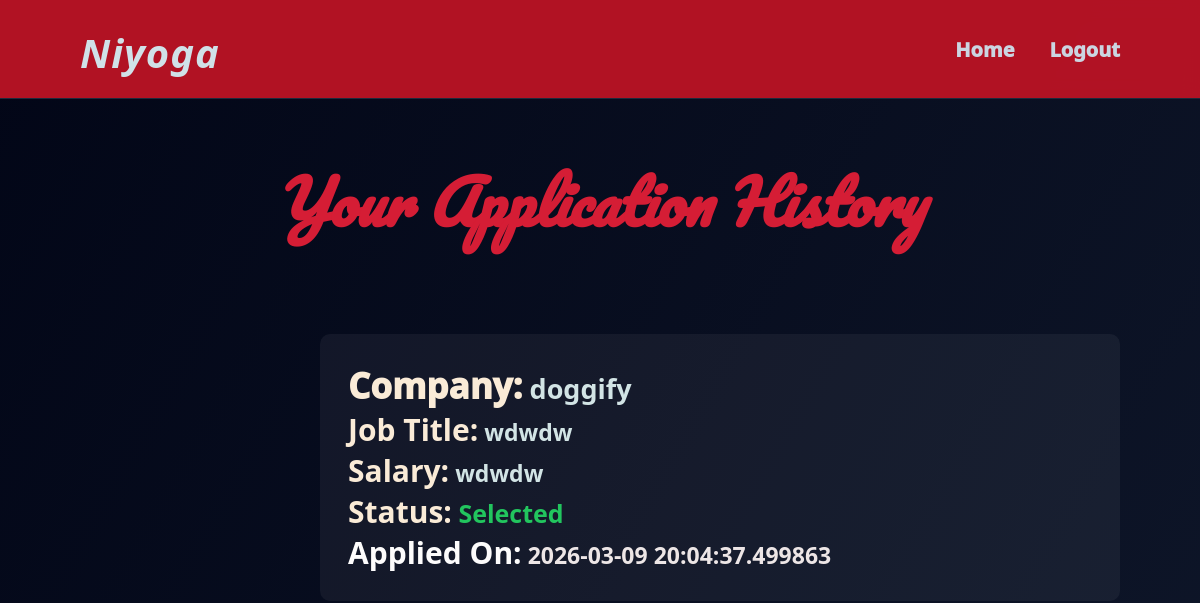
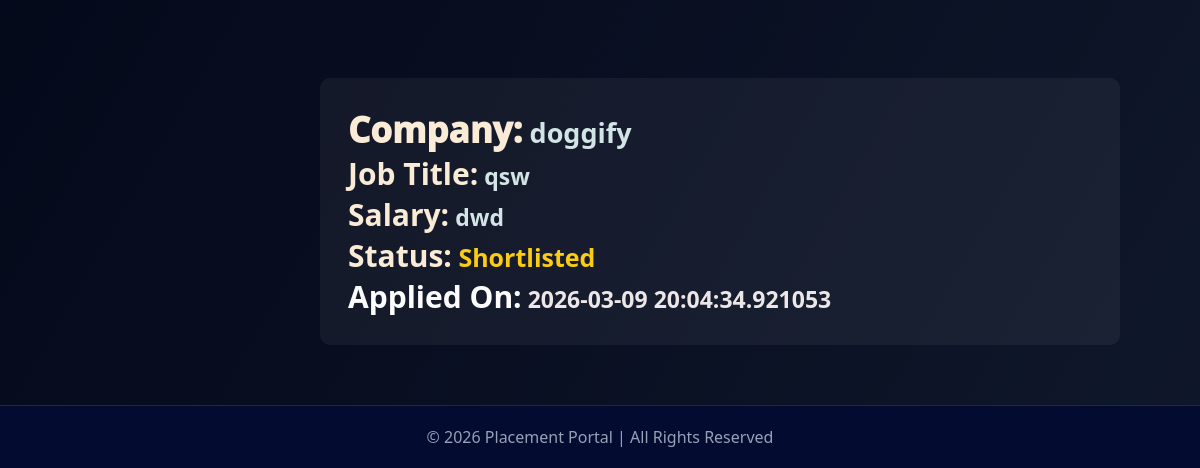
Page /application-history (signed in) on the earlier database version (2 pictures, top to bottom).
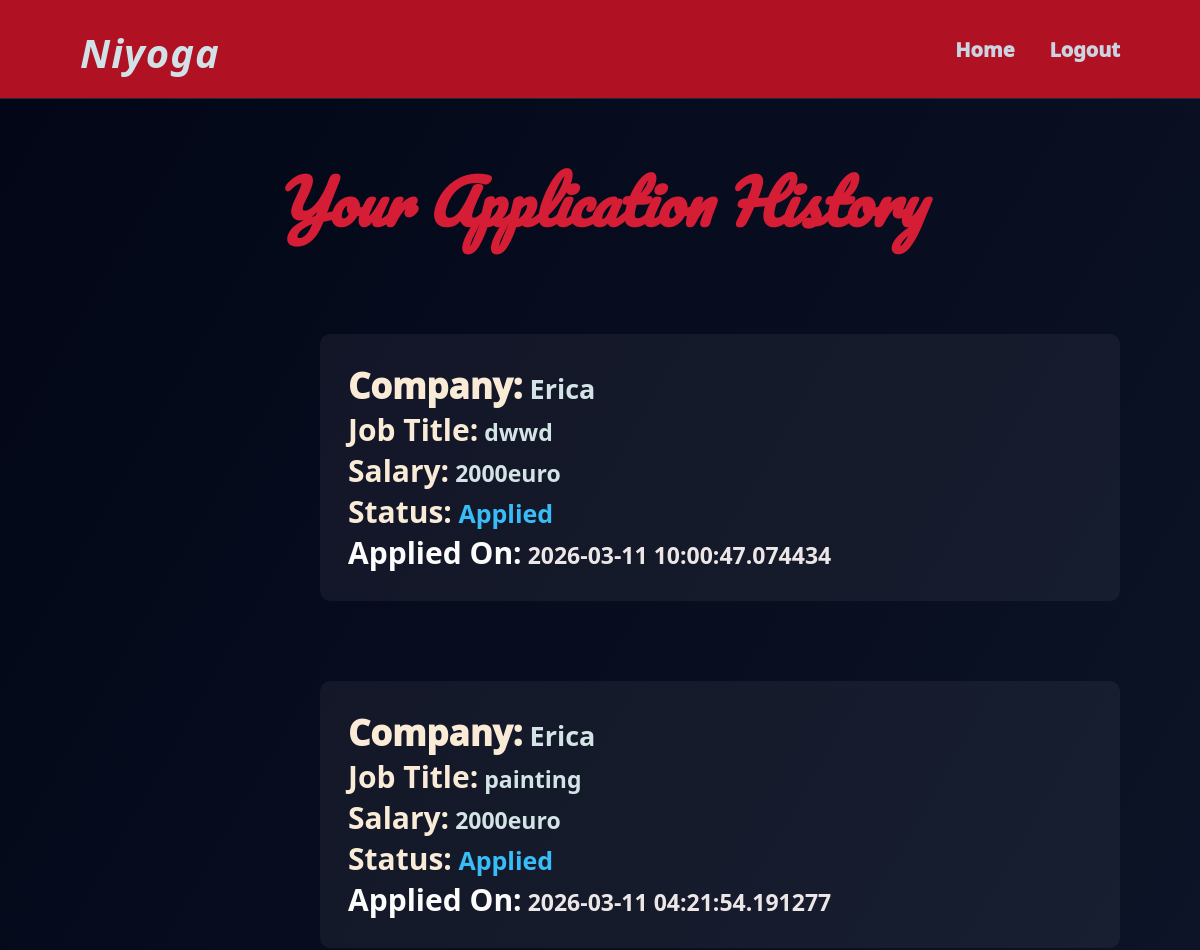
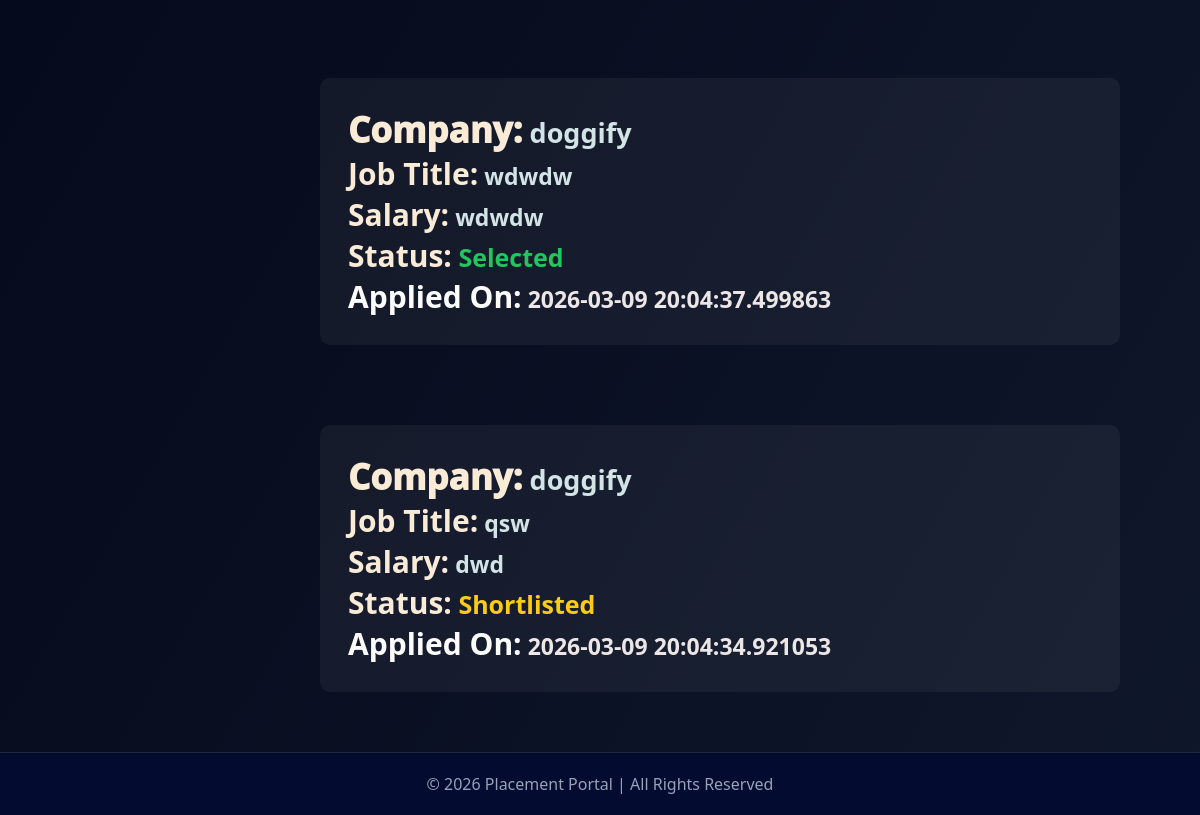
Same page on the later database version (2 pictures, top to bottom).
### app.py (models this page shows)
class Application(db.Model):
    __tablename__ = "applications"
    id = db.Column(db.Integer, primary_key=True)
    student_id = db.Column(
        db.Integer,
        db.ForeignKey("student_profiles.id")
    )
    job_id = db.Column(
        db.Integer,
        db.ForeignKey("jobs.id")
    )
    status = db.Column(db.String(50), default="Applied")
    remarks = db.Column(db.String(200))
    applied_at = db.Column(db.DateTime, default=datetime.utcnow)
    updated_at = db.Column(db.DateTime)
    job = db.relationship("Job", back_populates="applications")
    student = db.relationship("StudentProfile", back_populates="applications")

class CompanyProfile(db.Model):
    __tablename__ = "company_profiles"
    id = db.Column(db.Integer, primary_key=True)
    user_id = db.Column(
        db.Integer,
        db.ForeignKey("users.id"),
        nullable=False,
        unique= True
    )
    company_name = db.Column(db.String(150))
    industry = db.Column(db.String(200))
    website = db.Column(db.String(200))
    location = db.Column(db.String(200))
    hr_contact = db.Column(db.String(15))
    user = db.relationship("Users", back_populates="company_profile")
    jobs = db.relationship(
        "Job",
        back_populates="company"
    )

class Job(db.Model):
    __tablename__ = "jobs"
    id = db.Column(db.Integer, primary_key=True)
    company_id = db.Column(
        db.Integer,
        db.ForeignKey("company_profiles.id")
    )
    description = db.Column(db.Text)
    title = db.Column(db.String(150))
    skills = db.Column(db.String(200))
    experience = db.Column(db.String(200))
    salary = db.Column(db.String(50))
    job_type = db.Column(db.String(50), default="Full-time")
    is_approved = db.Column(db.Boolean, default=False)
    is_closed = db.Column(db.Boolean, default=False)
    posted_at = db.Column(db.DateTime, default=datetime.utcnow)
    company = db.relationship("CompanyProfile", back_populates="jobs")
    applications = db.relationship(
        "Application",
        back_populates="job"
    )

### app.py (the view)
@app.route("/application-history")
def application_history():
    if "user_id" not in session:
        return redirect("/login")
    student = StudentProfile.query.filter_by(
        user_id=session["user_id"]
    ).first()
    if not student:
        return redirect("/complete-student-profile")
    applications = Application.query.filter_by(
        student_id=student.id
    ).order_by(Application.applied_at.desc()).all()
    return render_template(
        "application_history.html",
        applications=applications
    )

### templates/application_history.html (shortened to what this page needs)
{% extends 'base.html' %}
{% block content %}
<div class="container">
    <h2 class="hdd">Your Application History</h2>
    {% if applications %}
    {% for app in applications %}
    <div class="card">
        <p style="color: rgba(211, 229, 230, 0.997);font-weight:700; font-size: 27px;"><b style="color: rgb(250, 235, 215);font-weight:1000; font-size: 35px;">Company:</b> {{ app.job.company.company_name }}</p>
        <p style="color: rgba(211, 229, 230, 0.997);font-weight: 600; font-size: 23px;"><b style="color: rgb(250, 235, 215);font-weight: 600; font-size: 30px;">Job Title:</b> {{ app.job.title }}</p>
        <p style="color: rgba(211, 229, 230, 0.997);font-weight: 600; font-size: 23px;"><b style="color: rgb(250, 235, 215);font-weight: 600; font-size: 30px;">Salary:</b> {{ app.job.salary }}</p>
        <p class="status"><b style="color: rgb(250, 235, 215);font-weight: 600; font-size: 30px;">
            Status:</b>
            <span class="
{% if app.status == 'Applied' %}applied
{% elif app.status == 'Shortlisted' %} shortlisted
{% elif app.status == 'Selected' %}selected
{% elif app.status == 'Rejected' %}rejected
{% endif %}
">
                {{ app.status }}
            </span>
        </p>
        <p style="color: rgba(238, 231, 231, 0.997);font-weight: 600; font-size: 23px;"><b style="color: rgb(253, 252, 252);font-weight: 600; font-size: 30px;">Applied On:</b> {{ app.applied_at }}</p>
    </div>
    {% endfor %}
    {% else %}
    <p>No applications yet.</p>
    {% endif %}
</div>
{% endblock %}

Differences in the rows shown:
added Application: job.company.company_name "Erica", job "dwwd", job.salary "2000euro", status "Applied", applied_at "2026-03-11 10:00:47.074434"
added Application: job.company.company_name "Erica", job "painting", job.salary "2000euro", status "Applied", applied_at "2026-03-11 04:21:54.191277"
